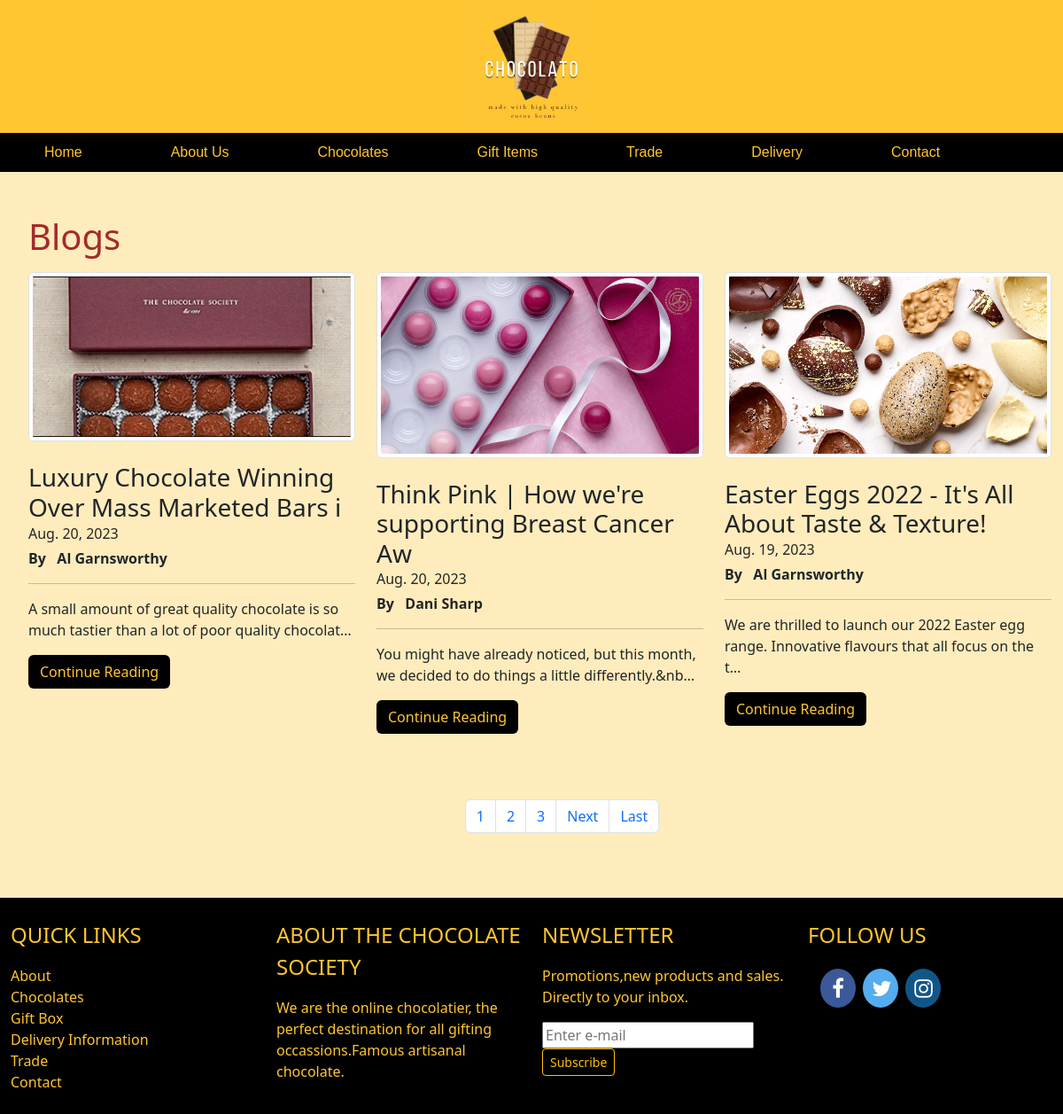
The app's page /blg/ with its own data.
### blogs/models.py (models this page shows)
class blogs(models.Model):
    blog_title=models.CharField(max_length=100)
    blog_des=HTMLField()
    blog_date=models.DateField(null=True,default=datetime.date.today)
    blog_img=models.FileField(upload_to="blimages/",max_length=250,null=True,default=None)
    blog_author=models.CharField(max_length=50,null=True)
    blog_slug=AutoSlugField(populate_from='blog_title',unique=True,null=True,default=None)

### my_tennis_club/views.py (the view)
# urls.py: path('blg/',views.blg,name="blg"),
def blg(request):#request parameter is used when we need a value from some form
    blogData=blogs.objects.all().order_by('-blog_date')
    paginator=Paginator(blogData,3)
    page_number=request.GET.get('page')
    blogDataFinal=paginator.get_page(page_number)
    totalpage=blogDataFinal.paginator.num_pages
    data={
        'blogData':blogDataFinal,
        'lastpage':totalpage,
        'totalPageList':[n+1 for n in range(totalpage)]
    }
    return render(request,"blg.html",data)

### templates/blg.html (shortened to what this page needs)
{% extends 'base.html' %}
{% load static %}
{% block content %}
<div class="container-fluid py-5">
    <table class="txtbox">
    <tr>
        <td style="padding-left:20px;">
            <p class="display-6" style="color:brown;">Blogs</p>
                <div class="row" style="display:flex;">
                    {% for bl in blogData %}
                        <div class="col-lg-4 pl-4" style="flex:1;">
                            {% if bl.blog_img != NULL %}
                                <img src="/media/{{bl.blog_img}}" class="img-fluid img-thumbnail"/>
                                <br><br>
                                <h3 class="mb-0">{{bl.blog_title}}</h3>
                                <p class="mb-1">{{bl.blog_date}}</p>
                                <p><b>By &nbsp; {{bl.blog_author}}</b></p>
                                <hr/>
                                <p>{{bl.blog_des | truncatechars:100 | safe}}</p>
                                <div><a href="/blogDetails/{{bl.blog_slug}}" role="button" class="btn" style="color:#FFC631; background-color:black;">Continue Reading</a></div>
                                <br/><br/><br/>
                            {% endif %}
                        </div>
                    {% endfor %}
                </div>
        </td>
    </tr>
    <tr>
        <td style="padding-left:70px;">
          <div>
            <nav aria-label="...">
              <ul class="pagination justify-content-center">
                {% for n in totalPageList %}
                <li class="page-item"><a class="page-link" href="/blg/?page={{n}}">{{n}}</a></li>
                {% endfor %}
                {% if blogData.has_next %}
                  <li class="page-item">
                    <a class="page-link" href="/blg/?page={{ blogData.next_page_number }}">Next</a>
                  </li>
                  <li class="page-item">
                    <a class="page-link" href="/blg/?page={{ lastpage }}">Last</a>
                  </li>
                {% endif %}
              </ul>
            </nav>
            <br></div>
        </td>
      </tr>
    </table>
</div>
{% endblock %}

### static/css/styles.css (style rules this page uses)
body { margin:0; }
.txtbox { background-color:#ffecbc; display:grid; width:100%; }
ul { margin:0; padding:0; list-style-type: none; }
li a { list-style-type:none; background-color: black; color:#FFC631; }

### templates/header.html (style rules this page uses)
.container-fluid { background-color:#ffecbc; }

### records on screen
blogs: blog_img (picture), blog_title "Luxury Chocolate Winning Over Mass Marketed Bars i", blog_date "Aug. 20, 2023", blog_author "Al Garnsworthy", blog_des "A small amount of great quality chocolate is so much tastier than a lot of poor quality chocolat…"
blogs: blog_img (picture), blog_title "Think Pink | How we're supporting Breast Cancer Aw", blog_date "Aug. 20, 2023", blog_author "Dani Sharp", blog_des "You might have already noticed, but this month, we decided to do things a little differently.&nb…"
blogs: blog_img (picture), blog_title "Easter Eggs 2022 - It's All About Taste & Texture!", blog_date "Aug. 19, 2023", blog_author "Al Garnsworthy", blog_des "We are thrilled to launch our 2022 Easter egg range. Innovative flavours that all focus on the t…"

### other values on screen
{{ n }} "1" "2" "3"
